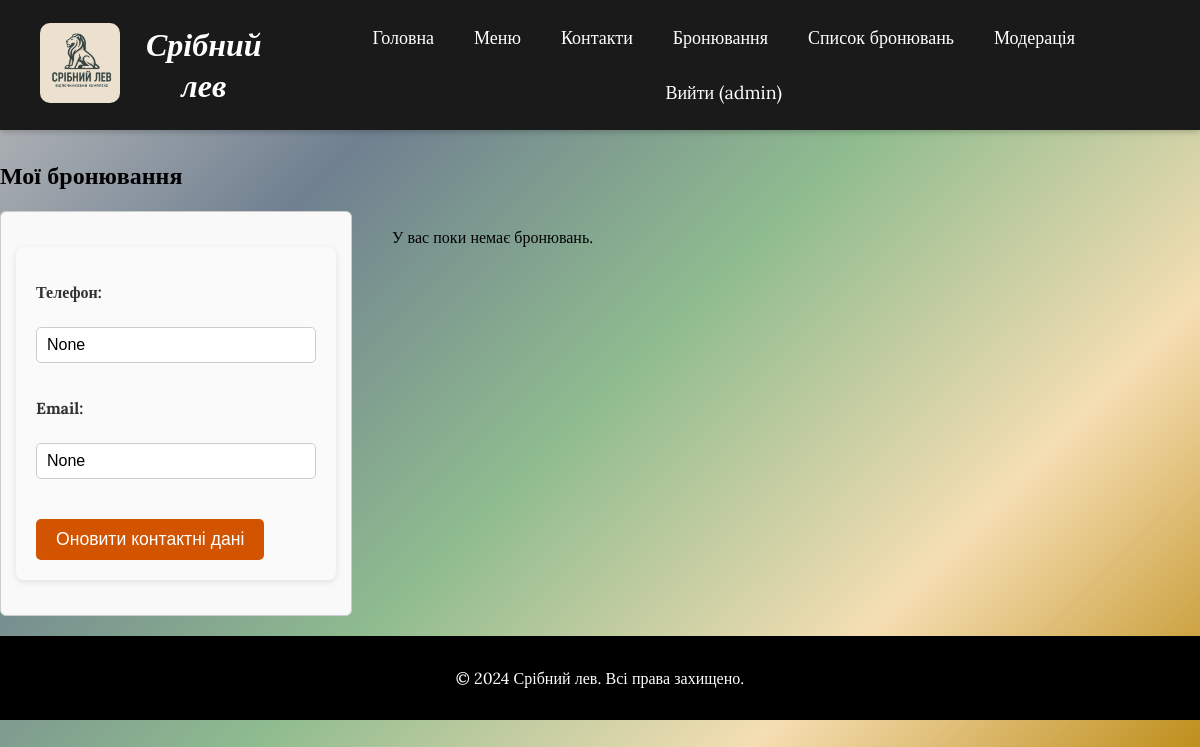
Page /my_bookings (signed in) on the earlier database version.
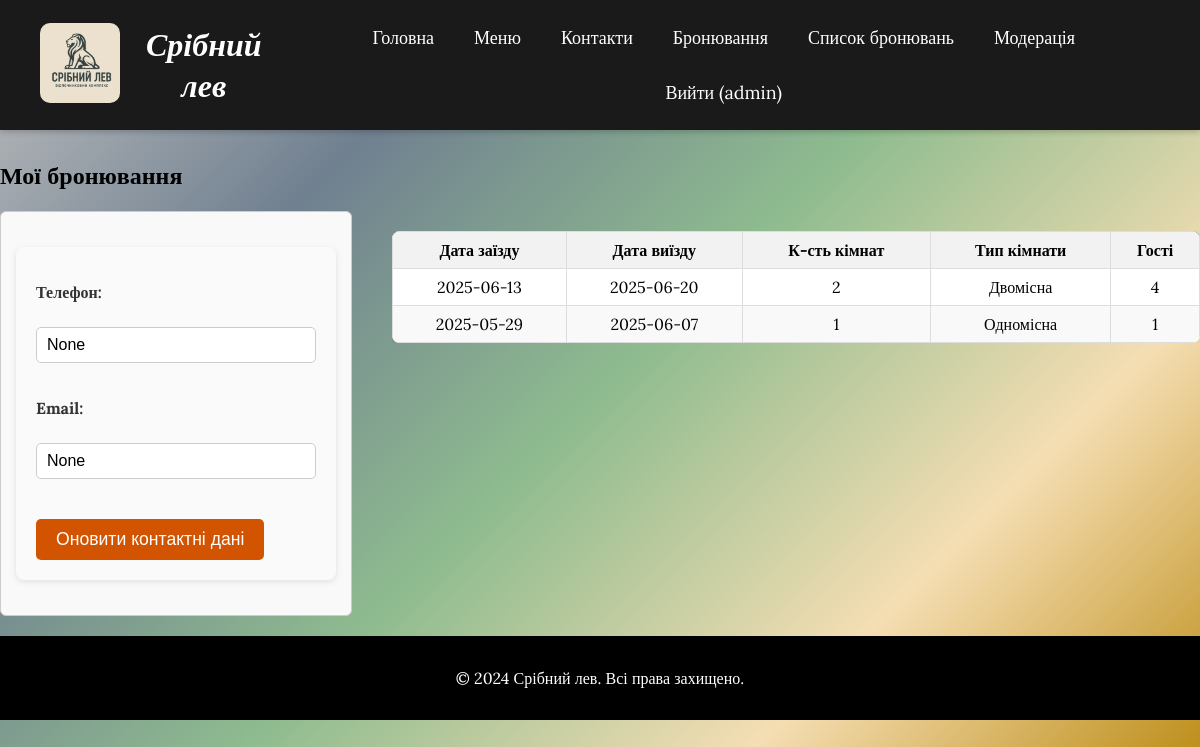
Same page on the later database version.
### tables this page shows
CREATE TABLE reservations (
                id INTEGER PRIMARY KEY AUTOINCREMENT,
                date_from TEXT NOT NULL,
                date_to TEXT NOT NULL,
                rooms INTEGER NOT NULL,
                room_type TEXT NOT NULL,
                guests INTEGER NOT NULL,
                user_id INTEGER,
                FOREIGN KEY (user_id) REFERENCES users(id)
            );

### app.py (the view)
@app.route('/my_bookings', methods=['GET', 'POST'])
@login_required
def my_bookings():
    conn = sqlite3.connect(DB)
    c = conn.cursor()
    if request.method == 'POST':
        phone = request.form.get('phone')
        email = request.form.get('email')
        c.execute('UPDATE users SET phone = ?, email = ? WHERE id = ?', (phone, email, current_user.id))
        conn.commit()
        flash("Контактні дані оновлено", "success")
    c.execute('''
        SELECT id, date_from, date_to, rooms, room_type, guests
        FROM reservations
        WHERE user_id = ?
        ORDER BY id DESC
    ''', (current_user.id,))
    reservations = c.fetchall()
    c.execute('SELECT phone, email FROM users WHERE id = ?', (current_user.id,))
    user_data = c.fetchone()
    conn.close()
    phone = user_data[0] if user_data else None
    email = user_data[1] if user_data else None
    return render_template('my_bookings.html', reservations=reservations, phone=phone, email=email)

### app.py (called while the page is built)
def get_user_by_id(user_id):
    conn = sqlite3.connect(DB)
    c = conn.cursor()
    c.execute("SELECT id, username, is_admin FROM users WHERE id = ?", (user_id,))
    row = c.fetchone()
    conn.close()
    if row:
        return User(row[0], row[1], bool(row[2]))
    return None

@login_manager.user_loader
def load_user(user_id):
    return get_user_by_id(user_id)

### templates/my_bookings.html (shortened to what this page needs)
{% extends "base.html" %}
{% block content %}
<h2>Мої бронювання</h2>
<div class="flex-container">
  <div class="left-panel">
    <form method="post" action="{{ url_for('my_bookings') }}">
        <label for="phone">Телефон:</label><br>
        <input type="text" id="phone" name="phone" value="{{ phone }}" placeholder="Не вказано"><br><br>
        <label for="email">Email:</label><br>
        <input type="email" id="email" name="email" value="{{ email }}" placeholder="Не вказано"><br><br>
        <button type="submit">Оновити контактні дані</button>
    </form>
  </div>
  <div class="right-panel">
    {% if reservations %}
    <div class="table-container">
        <table class="booking-table">
            <thead>
                <tr>
                    <th>Дата заїзду</th>
                    <th>Дата виїзду</th>
                    <th>К-сть кімнат</th>
                    <th>Тип кімнати</th>
                    <th>Гості</th>
                </tr>
            </thead>
            <tbody>
            {% for r in reservations %}
                <tr>
                    <td>{{ r[1] }}</td>
                    <td>{{ r[2] }}</td>
                    <td>{{ r[3] }}</td>
                    <td>{{ r[4] }}</td>
                    <td>{{ r[5] }}</td>
                </tr>
            {% endfor %}
            </tbody>
        </table>
    </div>
    {% else %}
    <p>У вас поки немає бронювань.</p>
    {% endif %}
  </div>
</div>
{% endblock %}

Differences in the rows shown:
now on this page (row edited): reservations: date_from "2025-06-13", date_to "2025-06-20", rooms "2", room_type "Двомісна", guests "4"
now on this page (row edited): reservations: date_from "2025-05-29", date_to "2025-06-07", rooms "1", room_type "Одномісна", guests "1"
Other differences:
text no longer shown: "У вас поки немає бронювань."
text now shown: "Дата заїзду Дата виїзду К-сть кімнат Тип кімнати Гості"
